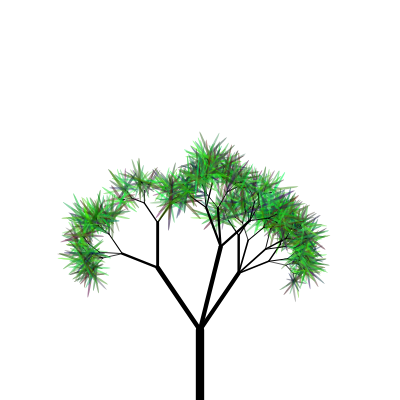
Frame 1 (no input)
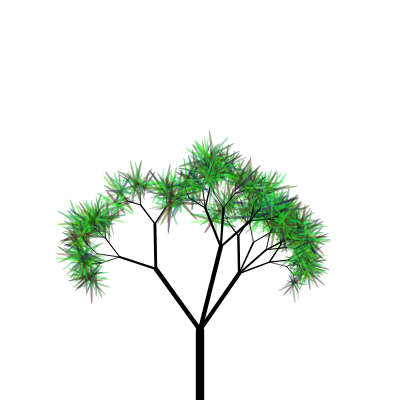
Frame 60 (no input)
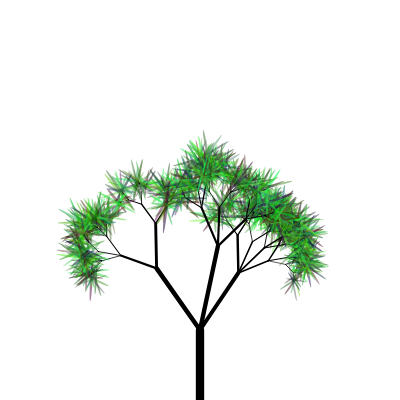
Frame 120 (the mouse pressed at the canvas centre since frame 60)

The p5.js sketch that drew these frames (run headless with seeded random() and noise() and a simulated clock; from frame 60 on, the mouse is pressed at the canvas centre):

// p5.js sketch
// ── sketch.js
let seed, n;

function setup() {
  createCanvas(400, 400);
  seed = random(1000);
  n = random(1000);
}

function draw() {
  background(255);
  randomSeed(seed);
  translate(width / 2, height + 80);
  scale(1, 1, 1);
  branch(150);
  n += 0.02;
}

function branch(len) {
  
  if (len > 3) { // branch
    
    strokeWeight(len / 18 + random(-.5, .5));
    line(0, 0, 0, -len);
    translate(0, -len);

    push(); // noise gets n here
    rotate(radians(map(noise(n), 0, 1, 30, 40)));
    branch(len * random(.45, .65));
    pop();

    push(); // noise gets n+100 here
    rotate(radians(map(noise(n + 100), 0, 1, -30, -40)));
    branch(len * random(.45, .65));
    pop();

    if (random() < .4) {
      push(); // noise gets n+200 here
      rotate(radians(map(noise(n + 200), 0, 1, 5, 20)));
      branch(len * random(.45, .65));
      pop();
    }

    if (random() < .4) {
      push(); // noise gets n+300 here
      rotate(radians(map(noise(n + 300), 0, 1, -5, -20)));
      branch(len * random(.45, .65));
      pop();
    }
    
  } else {  // leaf
    
    noStroke();
    fill(random(100), random(255), random(100), 50 + random(50, 100));
    ellipse(0, 0, len, len * random(10, 20));
  }
}
